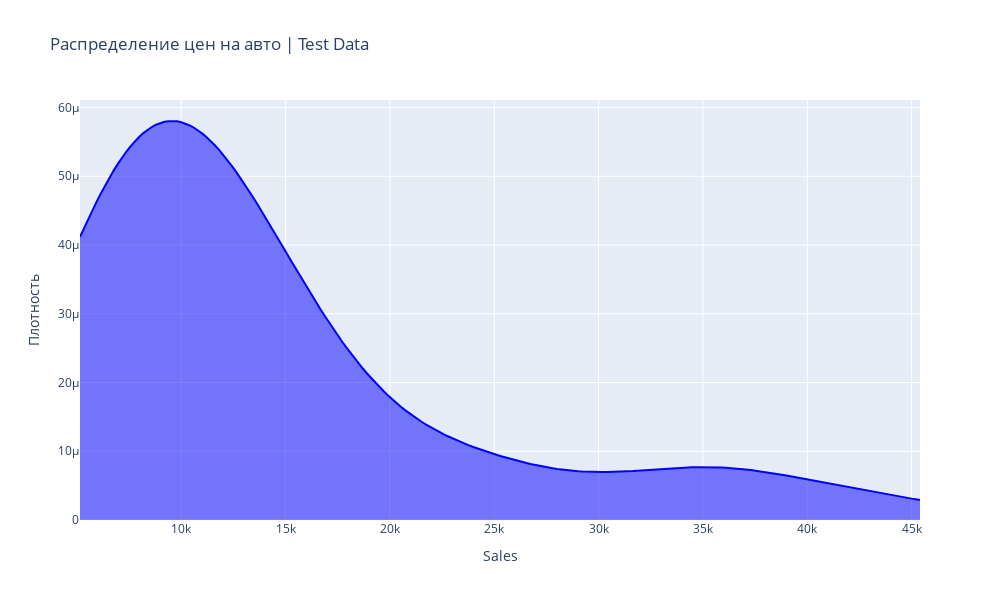

The notebook cell this image was saved under:
### Markdown cell above
Как видишь, в наших данных есть наблюдения где модель практически не ошибается - очень маленькое отклонение, а есть объекты на которых ошибка просто коллосальная. Если сравнить 2 ошики выше между собой, то получится, что одна ошибка в 763 раза больше другой. Это очень много! Но почему так происходит? Дело в том, что цены на авто распределены ненормально - большинство наблюдений (авто) имеют небольшую стоимость, но есть небольшое количество наблюдений с большой стоимостью - дорогие авто. Так как дорогих авто в обучающей выборке значительно меньше бюджетных, то у модели появляется некоторый _bias_ - она начинает занижать цену автомобилей.

### Code cell
# взглянем на распределение цен авто на test
from scipy.stats import gaussian_kde
import plotly.graph_objects as go

# Distribution plot
# считаем оценку плотности для фактических и предсказанных значений
kde_test = gaussian_kde(y_test)

# определим диапазон значений по которым бдуем строить плотности
min_value = min(y_test.min(), y_test.min())
max_value = max(y_test.max(), y_test.max())

# также задаим сколько точек будем строить на графике
n_points = 200

# итоговый диапазон значений
x_vals = np.linspace(min_value, max_value, n_points)

fig = go.Figure()

fig.add_trace(go.Scatter(
    x=x_vals, y=kde_test(x_vals),
    fill='tozeroy', name='Известные', mode='lines',
    line=dict(color='blue'), opacity=0.6
))

fig.update_layout(
    title='Распределение цен на авто | Test Data',
    xaxis_title='Sales', yaxis_title='Плотность',
    width=1000, height=600
)

fig.show()

### Figure 1 — Plotly figure (JSON) as saved in the notebook; plotly's stock layout.template omitted (floating-point values rounded to 4 significant figures; data arrays with more than 128 entries replaced by an {"elided": "..."} marker saying what was removed)
{"data": [{"fill": "tozeroy", "line": {"color": "blue"}, "mode": "lines", "name": "Известные", "opacity": 0.6, "type": "scatter", "x": {"elided": "200 float values"}, "y": {"elided": "200 float values"}}], "layout": {"height": 600, "title": {"text": "Распределение цен на авто | Test Data"}, "width": 1000, "xaxis": {"title": {"text": "Sales"}}, "yaxis": {"title": {"text": "Плотность"}}}}
